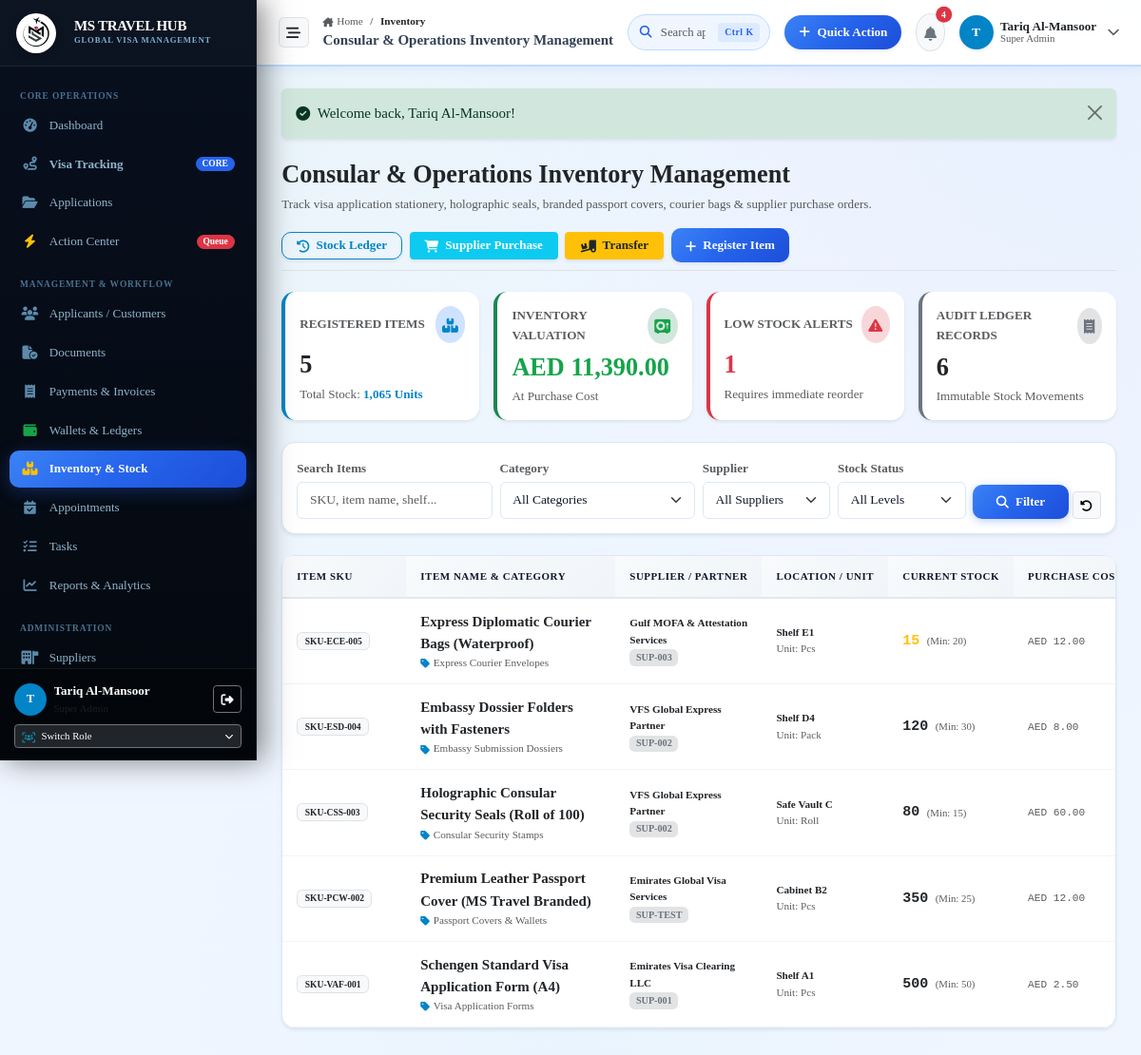
The page /inventory (signed in) on the database its author committed.
### tables this page shows
CREATE TABLE inventory_items (
                id INTEGER PRIMARY KEY AUTOINCREMENT,
                item_code TEXT NOT NULL UNIQUE,
                name TEXT NOT NULL,
                category_id INTEGER NOT NULL,
                supplier_id INTEGER NULL,
                branch_id INTEGER NULL,
                unit TEXT DEFAULT 'Pcs',
                opening_stock INTEGER NOT NULL DEFAULT 0,
                current_stock INTEGER NOT NULL DEFAULT 0,
                minimum_stock INTEGER NOT NULL DEFAULT 10,
                purchase_price REAL NOT NULL DEFAULT 0.00,
                selling_price REAL NOT NULL DEFAULT 0.00,
                currency TEXT DEFAULT 'AED',
                location TEXT NULL,
                status TEXT NOT NULL DEFAULT 'In Stock',
                notes TEXT NULL,
                created_at DATETIME DEFAULT CURRENT_TIMESTAMP,
                updated_at DATETIME DEFAULT CURRENT_TIMESTAMP,
                FOREIGN KEY (category_id) REFERENCES inventory_categories(id),
                FOREIGN KEY (supplier_id) REFERENCES suppliers(id) ON DELETE SET NULL,
                FOREIGN KEY (branch_id) REFERENCES branches(id) ON DELETE SET NULL
            );

### app/Controllers/InventoryController.php (called while the page is built, shortened)
<?php
class InventoryController
{
    public function index(): void
    {
        $pdo = Database::getConnection();
        $search = trim($_GET['search'] ?? '');
        $sql = "SELECT i.*,
                       c.name as category_name, c.code as category_code,
                       s.company_name as supplier_name, s.supplier_code,
                       b.name as branch_name,
                       (SELECT COUNT(*) FROM inventory_transactions it WHERE it.item_id = i.id) as total_movements
                FROM inventory_items i
                JOIN inventory_categories c ON i.category_id = c.id
                LEFT JOIN suppliers s ON i.supplier_id = s.id
                LEFT JOIN branches b ON i.branch_id = b.id
                WHERE 1=1";
        $params = [];
        $sql .= " ORDER BY i.current_stock <= i.minimum_stock DESC, i.name ASC";
        $stmt = $pdo->prepare($sql);
        $stmt->execute($params);
        $items = $stmt->fetchAll(PDO::FETCH_ASSOC);
        $totalItems = count($items);
        $totalUnits = array_reduce($items, fn($s, $i) => $s + (int)$i['current_stock'], 0);
        $lowStockCount = count(array_filter($items, fn($i) => (int)$i['current_stock'] <= (int)$i['minimum_stock']));
        $totalValuation = array_reduce($items, fn($s, $i) => $s + ((int)$i['current_stock'] * (float)$i['purchase_price']), 0.0);
        $totalTransactionsCount = (int)$pdo->query("SELECT COUNT(*) FROM inventory_transactions")->fetchColumn();
        require_once dirname(__DIR__) . '/Views/inventory/index.php';
    }
}

### app/autoload.php (called while the page is built, shortened)
<?php
function e(?string $string): string {
    return htmlspecialchars((string)($string ?? ''), ENT_QUOTES, 'UTF-8');
}
function get_flash(): ?array {
    if (isset($_SESSION['flash'])) {
        $flash = $_SESSION['flash'];
        return $flash;
    }
    return null;
}

### app/Views/inventory/index.php (the view, shortened to what this page needs)
<?php
$flash = get_flash();
require_once dirname(__DIR__) . '/layouts/header.php';
require_once dirname(__DIR__) . '/layouts/sidebar.php';
require_once dirname(__DIR__) . '/layouts/topbar.php';
?>
<div class="content-body">
  <?php if ($flash): ?>
    <div class="alert alert-<?= e($flash['type'] === 'danger' ? 'danger' : ($flash['type'] === 'success' ? 'success' : 'info')) ?> alert-dismissible fade show mb-4 border-0 shadow-sm" role="alert">
      <div class="d-flex align-items-center gap-2">
        <i class="fa-solid <?= $flash['type'] === 'danger' ? 'fa-circle-exclamation' : ($flash['type'] === 'success' ? 'fa-circle-check' : 'fa-circle-info') ?>"></i>
        <span><?= e($flash['message']) ?></span>
      </div>
      <button type="button" class="btn-close" data-bs-dismiss="alert"></button>
    </div>
  <?php endif; ?>
  <div class="d-flex flex-wrap align-items-center justify-content-between gap-3 mb-4 pb-2 border-bottom">
    <div>
      <h3 class="fw-bold brand-font text-dark mb-1">Consular &amp; Operations Inventory Management</h3>
      <p class="text-muted small mb-0">Track visa application stationery, holographic seals, branded passport covers, courier bags &amp; supplier purchase orders.</p>
    </div>
    <div class="d-flex flex-wrap align-items-center gap-2">
      <a href="/inventory/history" class="btn btn-outline-primary btn-sm px-3 shadow-sm">
        <i class="fa-solid fa-clock-rotate-left me-1"></i> Stock Ledger
      </a>
      <button class="btn btn-info text-white btn-sm px-3 shadow-sm fw-semibold" data-bs-toggle="modal" data-bs-target="#purchaseFromSupplierModal">
        <i class="fa-solid fa-cart-shopping me-1"></i> Supplier Purchase
      </button>
      <button class="btn btn-warning text-dark btn-sm px-3 shadow-sm fw-semibold" data-bs-toggle="modal" data-bs-target="#transferStockModal">
        <i class="fa-solid fa-truck-ramp-box me-1"></i> Transfer
      </button>
      <button class="btn btn-primary btn-sm px-3 shadow-sm fw-semibold" data-bs-toggle="modal" data-bs-target="#newItemModal">
        <i class="fa-solid fa-plus me-1"></i> Register Item
      </button>
    </div>
  </div>
  <div class="row g-3 mb-4">
    <div class="col-12 col-sm-6 col-xl-3">
      <div class="card card-enterprise h-100 shadow-sm border-0 border-start border-4 border-primary">
        <div class="card-body p-3">
          <div class="d-flex align-items-center justify-content-between mb-2">
            <span class="text-muted small text-uppercase fw-semibold">Registered Items</span>
            <div class="rounded-circle bg-primary-subtle p-2 text-primary"><i class="fa-solid fa-boxes-stacked"></i></div>
          </div>
          <h3 class="fw-bold text-dark mb-0"><?= $totalItems ?></h3>
          <div class="text-muted small mt-1">Total Stock: <strong class="text-primary"><?= number_format($totalUnits) ?> Units</strong></div>
        </div>
      </div>
    </div>
    <div class="col-12 col-sm-6 col-xl-3">
      <div class="card card-enterprise h-100 shadow-sm border-0 border-start border-4 border-success">
        <div class="card-body p-3">
          <div class="d-flex align-items-center justify-content-between mb-2">
            <span class="text-muted small text-uppercase fw-semibold">Inventory Valuation</span>
            <div class="rounded-circle bg-success-subtle p-2 text-success"><i class="fa-solid fa-vault"></i></div>
          </div>
          <h3 class="fw-bold text-success mb-0">AED <?= number_format($totalValuation, 2) ?></h3>
          <div class="text-muted small mt-1">At Purchase Cost</div>
        </div>
      </div>
    </div>
    <div class="col-12 col-sm-6 col-xl-3">
      <div class="card card-enterprise h-100 shadow-sm border-0 border-start border-4 <?= $lowStockCount > 0 ? 'border-danger' : 'border-info' ?>">
        <div class="card-body p-3">
          <div class="d-flex align-items-center justify-content-between mb-2">
            <span class="text-muted small text-uppercase fw-semibold">Low Stock Alerts</span>
            <div class="rounded-circle <?= $lowStockCount > 0 ? 'bg-danger-subtle text-danger' : 'bg-info-subtle text-info' ?> p-2"><i class="fa-solid fa-triangle-exclamation"></i></div>
          </div>
          <h3 class="fw-bold <?= $lowStockCount > 0 ? 'text-danger' : 'text-dark' ?> mb-0"><?= $lowStockCount ?></h3>
          <div class="text-muted small mt-1"><?= $lowStockCount > 0 ? 'Requires immediate reorder' : 'All items well stocked' ?></div>
        </div>
      </div>
    </div>
    <div class="col-12 col-sm-6 col-xl-3">
      <div class="card card-enterprise h-100 shadow-sm border-0 border-start border-4 border-secondary">
        <div class="card-body p-3">
          <div class="d-flex align-items-center justify-content-between mb-2">
            <span class="text-muted small text-uppercase fw-semibold">Audit Ledger Records</span>
            <div class="rounded-circle bg-secondary-subtle p-2 text-secondary"><i class="fa-solid fa-receipt"></i></div>
          </div>
          <h3 class="fw-bold text-dark mb-0"><?= $totalTransactionsCount ?></h3>
          <div class="text-muted small mt-1">Immutable Stock Movements</div>
        </div>
      </div>
    </div>
  </div>
  <div class="card card-enterprise shadow-sm mb-4">
    <div class="card-body p-3">
      <form method="GET" action="/inventory" class="row g-2 align-items-center">
        <div class="col-12 col-md-3">
          <label class="form-label small fw-bold text-muted mb-1">Search Items</label>
          <input type="text" name="search" class="form-control form-control-sm" placeholder="SKU, item name, shelf..." value="<?= e($search) ?>">
        </div>
        <div class="col-12 col-md-3">
          <label class="form-label small fw-bold text-muted mb-1">Category</label>
          <select name="category_id" class="form-select form-select-sm" onchange="this.form.submit()">
            <option value="">All Categories</option>
          </select>
        </div>
        <div class="col-12 col-md-2">
          <label class="form-label small fw-bold text-muted mb-1">Supplier</label>
          <select name="supplier_id" class="form-select form-select-sm" onchange="this.form.submit()">
            <option value="">All Suppliers</option>
          </select>
        </div>
        <div class="col-12 col-md-2">
          <label class="form-label small fw-bold text-muted mb-1">Stock Status</label>
          <select name="status" class="form-select form-select-sm" onchange="this.form.submit()">
            <option value="">All Levels</option>
          </select>
        </div>
        <div class="col-12 col-md-2 d-flex align-items-end gap-1 mt-auto">
          <button type="submit" class="btn btn-primary btn-sm flex-grow-1"><i class="fa-solid fa-magnifying-glass me-1"></i> Filter</button>
          <a href="/inventory" class="btn btn-light border btn-sm" title="Reset Filters"><i class="fa-solid fa-rotate-left"></i></a>
        </div>
      </form>
    </div>
  </div>
  <div class="card card-enterprise shadow-sm">
    <div class="table-responsive">
      <table class="table-modern mb-0">
        <thead>
          <tr>
            <th style="min-width: 130px;">Item SKU</th>
            <th style="min-width: 220px;">Item Name &amp; Category</th>
            <th style="min-width: 150px;">Supplier / Partner</th>
            <th style="min-width: 120px;">Location / Unit</th>
            <th style="min-width: 120px;">Current Stock</th>
            <th style="min-width: 110px;">Purchase Cost</th>
          </tr>
        </thead>
        <tbody>
          <?php if (empty($items)): ?>
            <tr><td colspan="9" class="text-center py-5 text-muted">No inventory items found matching filters.</td></tr>
          <?php else: ?>
            <?php foreach ($items as $item): ?>
              <?php
                $currStock = (int)$item['current_stock'];
                $minStock = (int)$item['minimum_stock'];
                $isLow = $currStock <= $minStock;
                $isOut = $currStock <= 0;
              ?>
              <tr>
                <td>
                  <span class="badge bg-light text-dark border font-monospace px-2 py-1"><?= e($item['item_code']) ?></span>
                </td>
                <td>
                  <div class="fw-bold text-dark fs-6"><?= e($item['name']) ?></div>
                  <div class="text-muted small"><i class="fa-solid fa-tag me-1 text-primary"></i><?= e($item['category_name']) ?></div>
                </td>
                <td>
                  <div class="fw-semibold small text-dark"><?= e($item['supplier_name'] ?: 'Internal / Consular Desk') ?></div>
                  <?php if (!empty($item['supplier_code'])): ?>
                    <span class="badge bg-secondary-subtle text-secondary font-monospace" style="font-size: 0.68rem;"><?= e($item['supplier_code']) ?></span>
                  <?php endif; ?>
                </td>
                <td>
                  <div class="small fw-semibold text-dark"><?= e($item['location'] ?: 'Main Store') ?></div>
                  <div class="text-muted small">Unit: <?= e($item['unit']) ?></div>
                </td>
                <td>
                  <div class="d-flex align-items-center gap-2">
                    <span class="fw-bold fs-6 font-monospace <?= $isOut ? 'text-danger' : ($isLow ? 'text-warning' : 'text-dark') ?>"><?= number_format($currStock) ?></span>
                    <span class="text-muted small" style="font-size: 0.72rem;">(Min: <?= $minStock ?>)</span>
                  </div>
                </td>
                <td>
                  <span class="font-monospace text-muted small"><?= e($item['currency']) ?> <?= number_format((float)$item['purchase_price'], 2) ?></span>
                </td>
              </tr>
            <?php endforeach; ?>
          <?php endif; ?>
        </tbody>
      </table>
    </div>
  </div>
</div>
<?php require_once dirname(__DIR__) . '/layouts/footer.php'; ?>

### rows shown on the page
inventory_items: item_code "SKU-ECE-005", name "Express Diplomatic Courier Bags (Waterproof)", category_name "Express Courier Envelopes", supplier_name "Gulf MOFA & Attestation Services", supplier_code "SUP-003", location "Shelf E1", unit "Pcs", current_stock "15", minimum_stock "20", currency "AED", purchase_price "12.00"
inventory_items: item_code "SKU-ESD-004", name "Embassy Dossier Folders with Fasteners", category_name "Embassy Submission Dossiers", supplier_name "VFS Global Express Partner", supplier_code "SUP-002", location "Shelf D4", unit "Pack", current_stock "120", minimum_stock "30", currency "AED", purchase_price "8.00"
inventory_items: item_code "SKU-CSS-003", name "Holographic Consular Security Seals (Roll of 100)", category_name "Consular Security Stamps", supplier_name "VFS Global Express Partner", supplier_code "SUP-002", location "Safe Vault C", unit "Roll", current_stock "80", minimum_stock "15", currency "AED", purchase_price "60.00"
inventory_items: item_code "SKU-PCW-002", name "Premium Leather Passport Cover (MS Travel Branded)", category_name "Passport Covers & Wallets", supplier_name "Emirates Global Visa Services", supplier_code "SUP-TEST", location "Cabinet B2", unit "Pcs", current_stock "350", minimum_stock "25", currency "AED", purchase_price "12.00"
inventory_items: item_code "SKU-VAF-001", name "Schengen Standard Visa Application Form (A4)", category_name "Visa Application Forms", supplier_name "Emirates Visa Clearing LLC", supplier_code "SUP-001", location "Shelf A1", unit "Pcs", current_stock "500", minimum_stock "50", currency "AED", purchase_price "2.50"

### other values the page prints
substr($currentUser['name'] ?? 'U', 0, 1) "T"
$currentUser['name'] "Tariq Al-Mansoor"
$roleName "Super Admin"
$segLabel "Inventory"
$cleanTitle "Consular & Operations Inventory Management"
$unreadNotifs "4"
$currentUser['role_name'] "Super Admin"
$flash['message'] "Welcome back, Tariq Al-Mansoor!"
$totalItems "5"
$totalUnits "1,065"
$totalValuation "11,390.00"
$lowStockCount "1"
$totalTransactionsCount "6"
